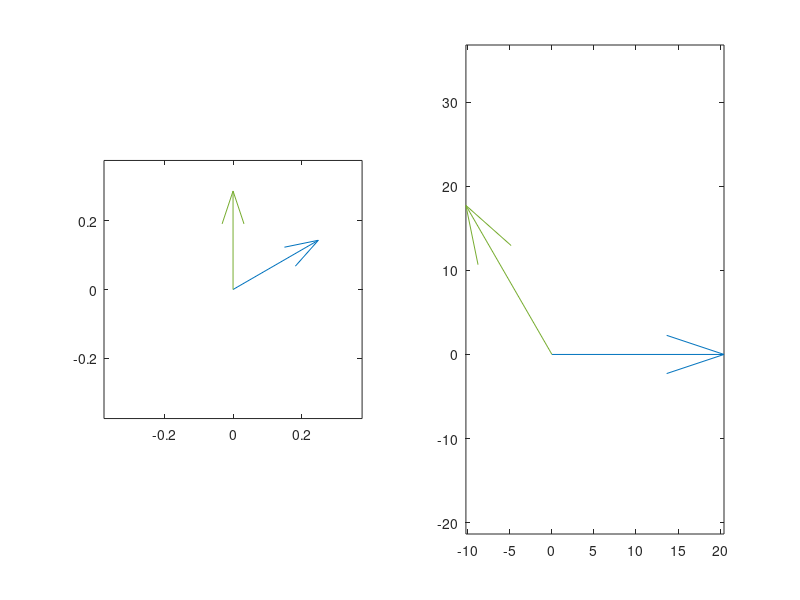

The MATLAB source for this figure:
clear variables
% close all
clc

wahl = 4;

a = 0.319;

switch wahl
    case 1
        a1 = a / 2 * [ 1 , sqrt(3) , 0 ];
        a2 = a / 2 * [ 1 , -sqrt(3) , 0 ];
    case 2
        a1 = a / 2 * [ 1 , sqrt(3) , 0 ];
        a2 = a / 2 * [ -1 , sqrt(3) , 0 ];
    case 3
        a1 = a / 2 * [ 2 , 0 , 0 ];
        a2 = a / 2 * [ -1 , sqrt(3) , 0 ];
    case 4
        a1 = a / 2 * [ sqrt(3) , 1 , 0 ];
        a2 = a / 2 * [ 0 , 2 , 0 ];
    case 5
        a1 = a / 2 * [ sqrt(3) , 1 , 0 ];
        a2 = a / 2 * [ 0 , 2 , 0 ];
end


a3 = [ 0 , 0 , 1 ];

V = dot( a1 , cross( a2 , a3 ) );

b1 = 2 * pi * cross( a2 , a3 ) / V;
b2 = 2 * pi * cross( a3 , a1 ) / V;


figure
subplot(1,2,1)
quiver(0,0,a1(1),a1(2))
hold on
quiver(0,0,a2(1),a2(2))
dd = max( abs( a1 ) ) + 0.1;
axis([-dd dd -dd dd])
axis equal


subplot(1,2,2)
quiver(0,0,b1(1),b1(2))
hold on
quiver(0,0,b2(1),b2(2))
ee = max( abs( b1 ) ) + 0.1;
% axis([-ee ee -ee ee])


% quiver(0,0,-b1(1),-b1(2))
% quiver(0,0,-b2(1),-b2(2))
% 
% if norm( b1 + b2 ) < norm( b1 - b2 )
%     quiver(0,0,b1(1)+b2(1),b1(2)+b2(2))
%     quiver(0,0,-b1(1)-b2(1),-b1(2)-b2(2))
% else
%     quiver(0,0,b1(1)-b2(1),b1(2)-b2(2))
%     quiver(0,0,-b1(1)+b2(1),-b1(2)+b2(2))    
% end



axis equal

%%
% % Generate hexagonal grid
% Rad3Over2 = sqrt(3) / 2;
% [X Y] = meshgrid(0:1:41);
% n = size(X,1);
% X = Rad3Over2 * X;
% Y = Y + repmat([0 0.5],[n,n/2]);
% 
% % Plot the hexagonal mesh, including cell borders
% [XV YV] = voronoi(X(:),Y(:)); plot(XV,YV,'k-')
% axis equal, axis([10 20 10 20]), zoom on










